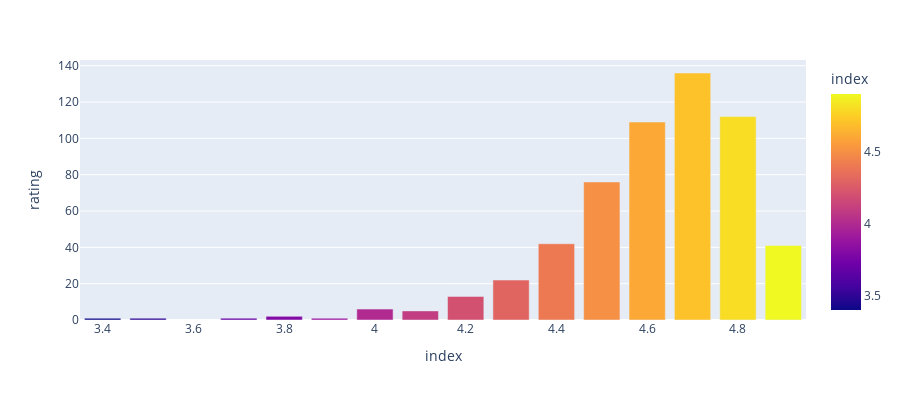

Here is the notebook cell this chart was saved with:
### Code cell
fig = px.bar(temp_df, x='index', y='rating',
              color='index',
             labels={'index'}, height=400)
fig.show()

### Figure 1 — Plotly figure (JSON) as saved in the notebook; plotly's stock layout.template omitted (floating-point values rounded to 4 significant figures)
{"data": [{"alignmentgroup": "True", "hovertemplate": "index=%{marker.color}<br>rating=%{y}<extra></extra>", "legendgroup": "", "marker": {"color": [4.7, 4.8, 4.6, 4.5, 4.4, 4.9, 4.3, 4.2, 4, 4.1, 3.8, 3.5, 3.4, 3.9, 3.7], "coloraxis": "coloraxis", "pattern": {"shape": ""}}, "name": "", "offsetgroup": "", "orientation": "v", "showlegend": false, "textposition": "auto", "type": "bar", "x": [4.7, 4.8, 4.6, 4.5, 4.4, 4.9, 4.3, 4.2, 4, 4.1, 3.8, 3.5, 3.4, 3.9, 3.7], "xaxis": "x", "y": [136, 112, 109, 76, 42, 41, 22, 13, 6, 5, 2, 1, 1, 1, 1], "yaxis": "y"}], "layout": {"barmode": "relative", "coloraxis": {"colorbar": {"title": {"text": "index"}}, "colorscale": [[0, "#0d0887"], [0.1111, "#46039f"], [0.2222, "#7201a8"], [0.3333, "#9c179e"], [0.4444, "#bd3786"], [0.5556, "#d8576b"], [0.6667, "#ed7953"], [0.7778, "#fb9f3a"], [0.8889, "#fdca26"], [1, "#f0f921"]]}, "height": 400, "legend": {"tracegroupgap": 0}, "margin": {"t": 60}, "xaxis": {"anchor": "y", "domain": [0, 1], "title": {"text": "index"}}, "yaxis": {"anchor": "x", "domain": [0, 1], "title": {"text": "rating"}}}}
